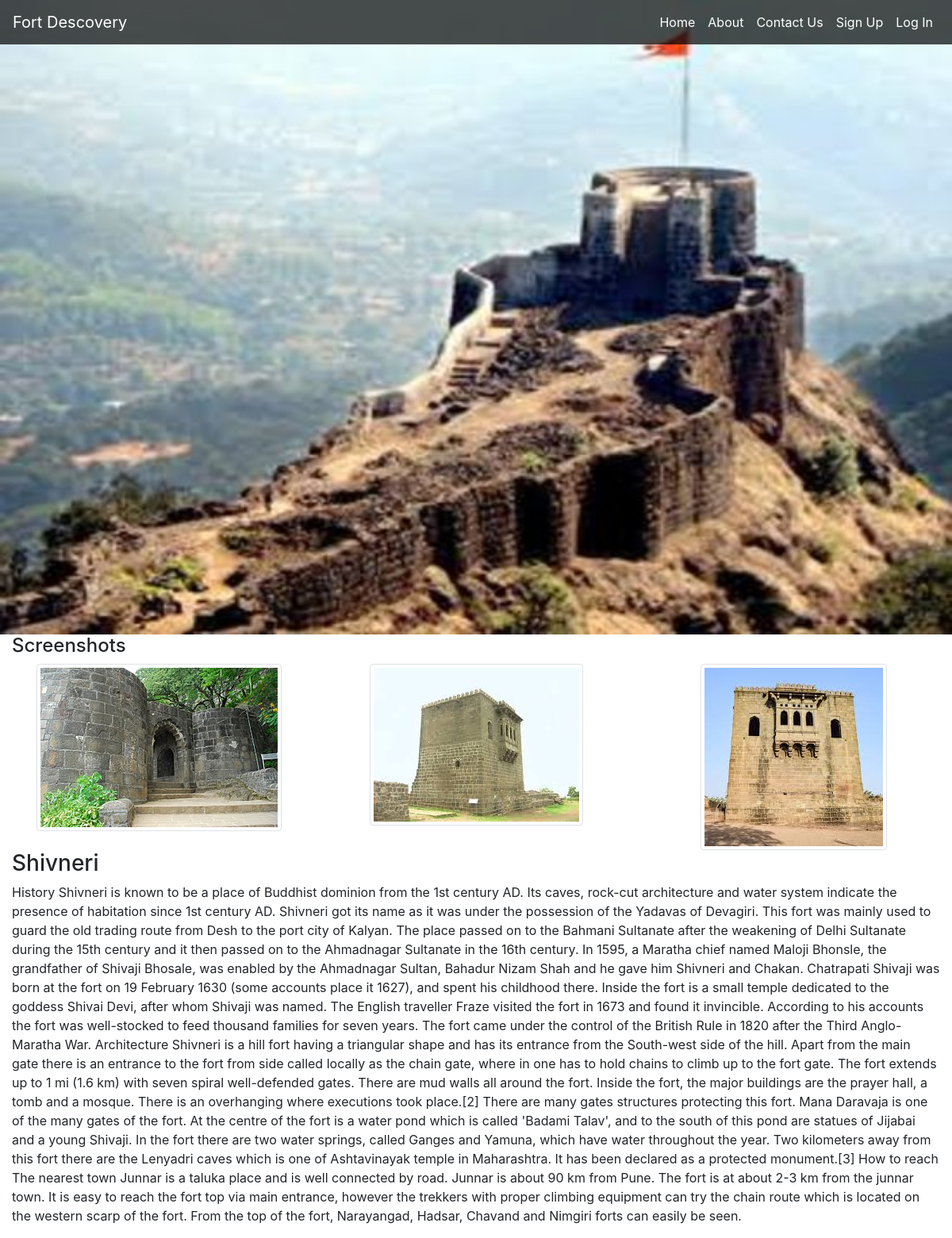
The app's page /fort/Shivneri with its own data.
### app/models.py (models this page shows, shortened)
class Fort(models.Model):
    name = models.CharField(max_length=30,null=True)
    desc = models.TextField(max_length=3000,null=True)
    image = models.ImageField(upload_to='app/images',null=True)
    sc1 = models.ImageField(upload_to='app/images',null=True)
    sc2 = models.ImageField(upload_to='app/images',null=True)
    sc3 = models.ImageField(upload_to='app/images',null=True)
    date_filled = models.DateTimeField(default=timezone.now)
    class Meta:
        verbose_name_plural = "Forts"
        verbose_name = "Fort"

### app/views.py (the view)
# urls.py: path('fort/<str:fort_name>',views.fort,name='fort'),
def fort(request,fort_name):
    fort = Fort.objects.get(name=fort_name)
    params = {
        'fort':fort,
        'media_url':settings.MEDIA_URL,
    }
    return render(request,"app/fort.html",params)

### app/templates/app/fort.html (shortened to what this page needs)
{% extends 'base.html' %}
{% block body %}
<div class="image">
    <img src="{{media_url}}{{fort.image}}" alt="" class="image-fluid" style="max-width: 100%;height:auto;width:100%;max-height:100vh">
</div>
<div class="container-fluid">
    <div class="screenshots">
        <h4>Screenshots</h4>
        <div class="row">
                <div class="col-sm-4">
                    <center>
                        <img src="{{media_url}}{{fort.sc1}}" alt="..." class="img-thumbnail mx-auto">
                    </center>
                </div>
                <div class="col-sm-4">
                    <center>
                        <img src="{{media_url}}{{fort.sc2}}" alt="..." class="img-thumbnail">
                    </center>
                </div>
                <div class="col-sm-4">
                    <center>
                        <img src="{{media_url}}{{fort.sc3}}" alt="..." class="img-thumbnail">
                    </center>
                </div>
        </div>
    </div>
    <div class="title">
        <h3>{{fort.name}}</h3>
    </div>
    <div class="desc">
        <p>{{fort.desc}}</p>
    </div>
</div>
{% endblock body %}

### templates/base.html (shortened to what this page needs)
<!DOCTYPE html>
<html lang="en">
<head>
    <link rel="stylesheet" href="https://maxcdn.bootstrapcdn.com/bootstrap/4.0.0/css/bootstrap.min.css"
>
    <link rel="stylesheet" href="https://cdnjs.cloudflare.com/ajax/libs/font-awesome/4.7.0/css/font-awesome.min.css">
</head>
<body>
    <nav class="navbar navbar-expand-lg navbar-bg fixed-top">
        <a class="navbar-brand" style="color: white;">Fort Descovery</a>
        <div id="my-nav" class="collapse navbar-collapse">
            <ul class="navbar-nav ml-auto">
                <li class="nav-item active">
                    <a class="nav-link" href="{% url 'index' %}">Home <span class="sr-only">(current)</span></a>
                </li>
                <li class="nav-item">
                    <a class="nav-link" href="{% url 'about' %}">About</a>
                </li>
                <li class="nav-item">
                    <a class="nav-link" href="{% url 'contact_us' %}">Contact Us</a>
                </li>
                {% if user.is_authenticated %}
                <li class="nav-item dropdown">
                    <a class="nav-link dropdown-toggle" href="#" id="navbarDropdown" role="button" data-toggle="dropdown" aria-haspopup="true" aria-expanded="false">
                      {{request.user}}
                    </a>
                    <div class="dropdown-menu" aria-labelledby="navbarDropdown">
                      <a class="dropdown-item text-dark" href="#" data-toggle="modal" data-target="#logout-confirm">Log out</a>
                    </div>
                  </li>
                {% else %}
                <li class="nav-item">
                    <a class="nav-link" href="{% url 'signup' %}">Sign Up</a>
                </li>
                <li class="nav-item">
                    <a class="nav-link" href="{% url 'login' %}">Log In</a>
                </li>
                {% endif %}
            </ul>
        </div>
    </nav>
    {% block body %}
    {% endblock body %}
</body>
</html>

### templates/base.html (style rules this page uses)
.navbar-bg::after { content: ""; width: 100%; height: 100%; position: absolute; left: 0; top: 0; z-index: -1; background: black; opacity: 0.7; }
.navbar-bg { color: white; }
.navbar-bg .navbar-nav a { text-transform: capitalize; color: white; transition: 0.4s; }

### records on screen
Fort: image (picture), sc1 (picture), sc2 (picture), sc3 (picture), name "Shivneri", desc "History Shivneri is known to be a place of Buddhist dominion from the 1st century AD. Its caves, rock-cut architecture and water system indicate the presence of habitation since 1st century AD. Shivneri got its name as it was under the possession of the Yadavas of Devagiri. This fort was mainly used to guard the old trading route from Desh to the port city of Kalyan. The place passed on to the Bahmani Sultanate after the weakening of Delhi Sultanate during the 15th century and it then passed on to the Ahmadnagar Sultanate in the 16th century. In 1595, a Maratha chief named Maloji Bhonsle, the grandfather of Shivaji Bhosale, was enabled by the Ahmadnagar Sultan, Bahadur Nizam Shah and he…"
